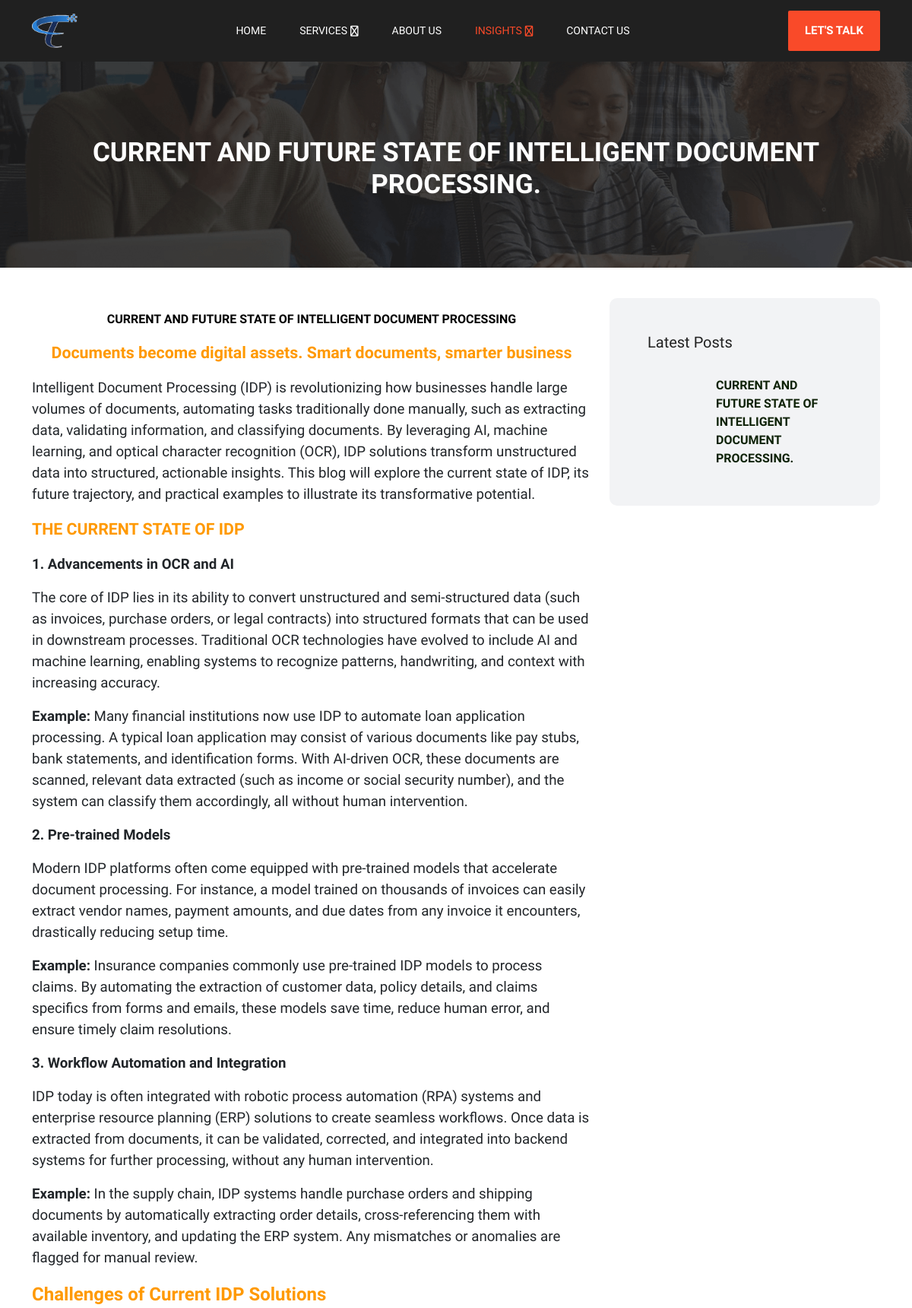
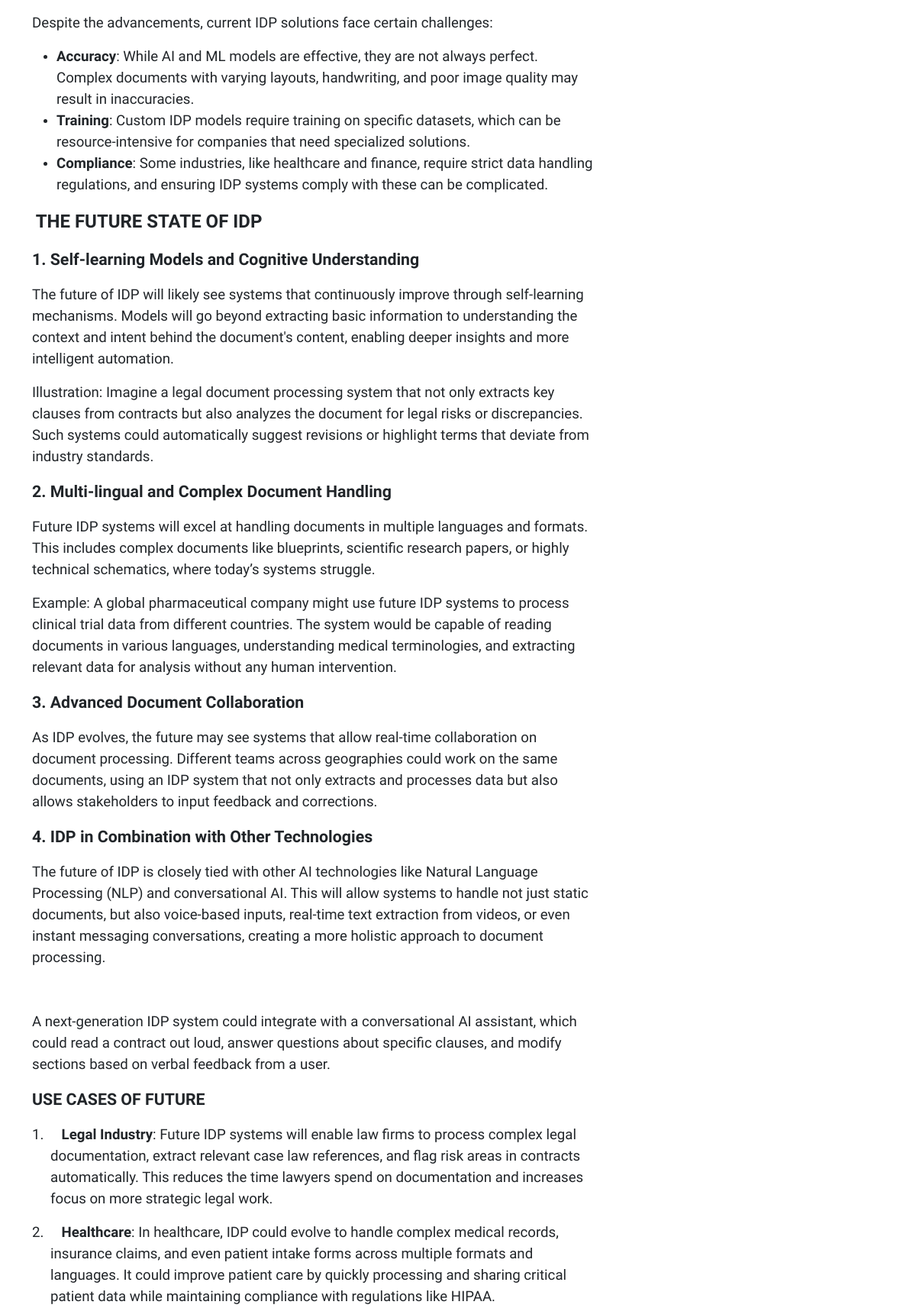
Page /blog_details?id=8 (upper part) on the committed database (2 pictures, top to bottom).
### tables this page shows
CREATE TABLE `post` (
  `id` int(11) NOT NULL,
  `title` text DEFAULT NULL,
  `thumbnail` varchar(255) DEFAULT NULL,
  `product` varchar(255) DEFAULT NULL,
  `details` text DEFAULT NULL,
  `tag` text DEFAULT NULL,
  `added_on` datetime DEFAULT NULL
);

### blog_details.php (the view, shortened to what this page needs)
<?php
    require "admin/config.php";
    if(isset($_GET['id']) && $_GET['id'] != "")
    {
    $id = $_GET['id'];
    $get_blog = "SELECT * FROM `post` WHERE `id` = '$id'";
    $get_blog_res = mysqli_query($conn, $get_blog);
    if(mysqli_num_rows($get_blog_res) > 0)
    {
        $get_blog_row = mysqli_fetch_assoc($get_blog_res);
    }
    else
    {
        echo "<script>window.location.assign('blog')</script>";
    }
    }
    else
    {
        echo "<script>window.location.assign('blog')</script>";
    }
?>
<!DOCTYPE html>
<html lang="en">
<head>
    <link href="https://cdn.jsdelivr.net/npm/bootstrap@5.3.3/dist/css/bootstrap.min.css" rel="stylesheet">
    <link href="assets/css/style.css" rel="stylesheet">
    <link rel="stylesheet" href="https://site-assets.fontawesome.com/releases/v6.6.0/css/all.css">
    <link rel="stylesheet" href="https://site-assets.fontawesome.com/releases/v6.6.0/css/sharp-duotone-solid.css">
    <link rel="stylesheet" href="https://site-assets.fontawesome.com/releases/v6.6.0/css/sharp-thin.css">
    <link rel="stylesheet" href="https://site-assets.fontawesome.com/releases/v6.6.0/css/sharp-solid.css">
    <link rel="stylesheet" href="https://site-assets.fontawesome.com/releases/v6.6.0/css/sharp-regular.css">
    <link rel="stylesheet" href="https://site-assets.fontawesome.com/releases/v6.6.0/css/sharp-light.css">
    <link rel="stylesheet" type="text/css" href="assets/css/slick-theme.css">
    <link rel="stylesheet" type="text/css" href="assets/css/slick.css">
    <link rel="stylesheet" href="assets/css/owl.carousel.css">
    <link rel="stylesheet" href="assets/css/owl.theme.default.css">
    <link rel="stylesheet" href="assets/css/owl.theme.green.css">
    <link rel="stylesheet" href="https://cdn.jsdelivr.net/npm/@fancyapps/ui@5.0/dist/fancybox/fancybox.css"/>
</head>
<body>
<header class="nav_bar">
    <div class="container">
        <div class="nav_bar_in d-flex align-items-center justify-content-between">
            <a href="index" class="logo">
                <img src="assets/images/logo.png" alt="">
            </a>
            <ul class="menu">
                <li>
                    <a href="index">Home</a>
                </li>
                <li class="dropdown service_dropdown">
                    <a class="d-flex align-items-center gap-1" href="services">
                        <span>Services</span>
                        <i class="fa-regular fa-angle-down"></i>
                    </a>
                </li>
                <li>
                    <a href="about">About Us</a>
                </li>
                <li class="dropdown insight_dropdown">
                    <a class="d-flex align-items-center gap-1" href="javascript:void(0)">
                        <span>Insights</span>
                        <i class="fa-regular fa-angle-down"></i>
                    </a>
                </li>
                <li>
                    <a href="contact">Contact Us</a>
                </li>
            </ul>
            <a href="https://techwaze.youcanbook.me/" class="cmn_btn lets_talk_btn">
                Let's Talk
            </a>
        </div>
    </div>
</header>
<section class="sub_banner">
    <div class="container">
        <div class="sub_banner_in">
            <h1><?php echo $get_blog_row['title'] ?></h1>
        </div>
    </div>
</section>
<section class="blog-details">
    <div class="container">
        <div class="row">
            <div class="col-xl-8 col-lg-7">
                <div class="blog-details__left">
                    <div>
                      <?php echo $get_blog_row['details'] ?>
                    </div>
                </div>
            </div>
            <div class="col-xl-4 col-lg-5">
                <div class="sidebar">
                    <div class="sidebar__single sidebar__post">
                        <h3 class="sidebar__title">Latest Posts</h3>
                        <ul class="sidebar__post-list list-unstyled">
                            <?php
                            $last_post = "SELECT * FROM `post` WHERE `id` != '$id' ORDER BY `id` DESC LIMIT 5";
                            $last_post_res = mysqli_query($conn, $last_post);
                            if(mysqli_num_rows($last_post_res) > 0)
                            {
                                while($last_post_row = mysqli_fetch_assoc($last_post_res))
                                {
                                    ?>
                                    <li>
                                        <div class="sidebar__post-image"> <img src="admin/storage/blog/<?php echo $last_post_row['thumbnail'] ?>" alt> </div>
                                        <div class="sidebar__post-content">
                                            <h3>
                                                <a href="blog_details?id=<?php echo $last_post_row['id'] ?>"><?php echo $last_post_row['title'] ?></a>
                                            </h3>
                                        </div>
                                    </li>
                                    <?php
                                }
                            }
                            ?>
                        </ul>
                    </div>
                </div>
            </div>
        </div>
    </div>
</section>
<link rel="stylesheet" href="https://cdn.jsdelivr.net/npm/@fancyapps/fancybox@3.5.6/dist/jquery.fancybox.min.css"/>
</body>
</html>

### rows in the picture
post: title "CURRENT AND FUTURE STATE OF INTELLIGENT DOCUMENT PROCESSING.", details "CURRENT AND FUTURE STATE OF INTELLIGENT DOCUMENT PROCESSING Documents become digital assets. Smart documents, smarter business Intelligent Document Processing (IDP) is revolutionizing how businesses handle large volumes of documents, automating tasks traditionally done manually, such as extracting data, validating information, and classifying documents. By leveraging AI, machine learning, and optical character recognition (OCR), IDP solutions transform unstructured data into structured, actionable insights. This blog will explore the current state of IDP, its future trajectory, and practical examples to illustrate its transformative potential. THE CURRENT STATE OF IDP 1. Advancements in OCR…"
post: title "CURRENT AND FUTURE STATE OF INTELLIGENT DOCUMENT PROCESSING."
